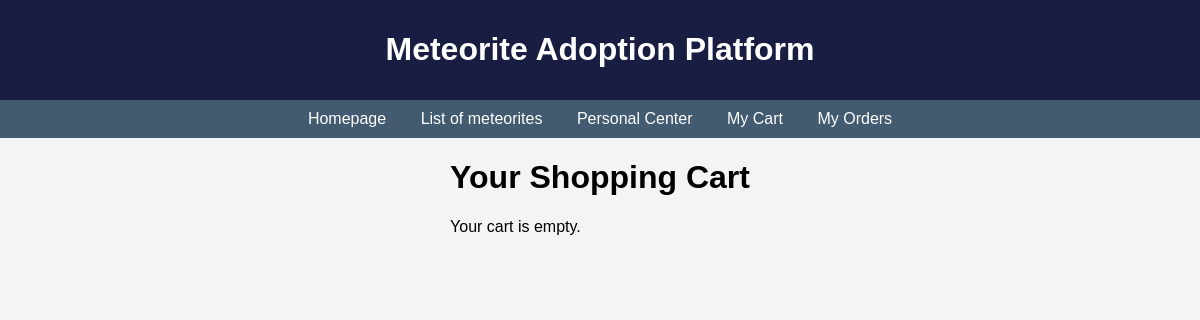
Before: /order/cart/ (signed in) with the older database file.
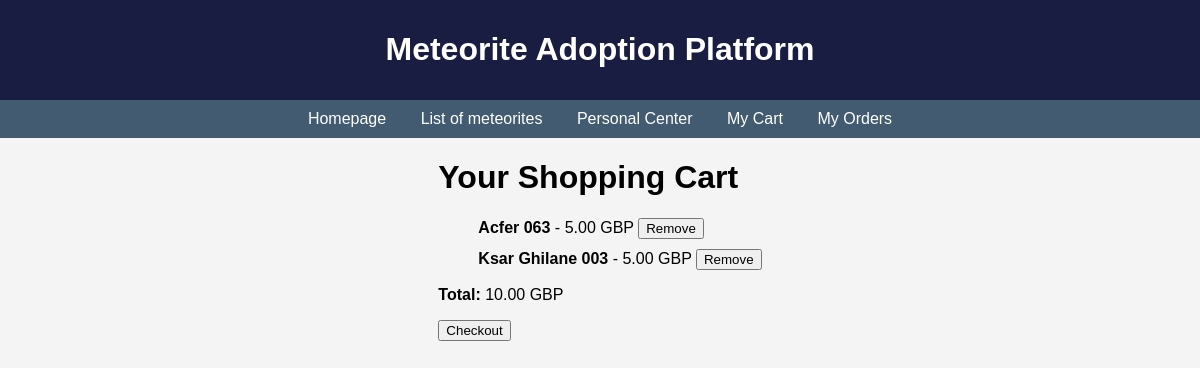
After: the same page with the newer database file.
### order/models.py (models this page shows)
class CartItem(models.Model):
    cart = models.ForeignKey(Cart, related_name='items', on_delete=models.CASCADE)
    meteorite = models.ForeignKey(Meteorite, on_delete=models.CASCADE)
    price = models.DecimalField(max_digits=10, decimal_places=2)
    added_at = models.DateTimeField(auto_now_add=True)

### meteorite/models.py (models this page shows)
class Meteorite(models.Model):
    name = models.CharField(max_length=100, unique=True)
    id = models.IntegerField(primary_key=True)
    nametype = models.CharField(max_length=20)
    recclass = models.CharField(max_length=50)
    mass = models.FloatField()
    fall = models.CharField(max_length=20)
    year = models.IntegerField()
    latitude = models.DecimalField(max_digits=9, decimal_places=6)
    longitude = models.DecimalField(max_digits=9, decimal_places=6)
    price = models.DecimalField(max_digits=10, decimal_places=2)

### order/views.py (the view)
# urls.py: path('cart/', views.view_cart, name='view_cart'),
@login_required
def view_cart(request):
    cart, created = Cart.objects.get_or_create(user=request.user)
    items = cart.items.select_related('meteorite')
    total_price = sum(item.price for item in items)
    return render(request, 'order/cart.html', {
        'items': items,
        'total_price': total_price,
    })

### templates/order/cart.html (shortened to what this page needs)
{% extends 'meteorite/main.html' %}
{% block content %}
<h1>Your Shopping Cart</h1>
{% if items %}
    <ul style="list-style-type: none;">
        {% for item in items %}
            <li style="margin-bottom: 10px;">
                <strong>{{ item.meteorite.name }}</strong>
                - {{ item.price }} GBP
                <form action="{% url 'order:remove_from_cart' item.id %}" method="post" style="display:inline;">
                    <button type="submit">Remove</button>
                </form>
            </li>
        {% endfor %}
    </ul>
    <p><strong>Total:</strong> {{ total_price }} GBP</p>
    <form action="{% url 'order:checkout' %}" method="post">
        <button type="submit">Checkout</button>
    </form>
{% else %}
    <p>Your cart is empty.</p>
{% endif %}
{% endblock %}

Changed rows visible on the page:
added CartItem: meteorite.name "Acfer 063", price "5.00"
added CartItem: meteorite.name "Ksar Ghilane 003", price "5.00"
Other visible differences:
{{ total_price }}: (not shown) → "10.00"
text no longer shown: "Your cart is empty."
text now shown: "Total: GBP Checkout"
